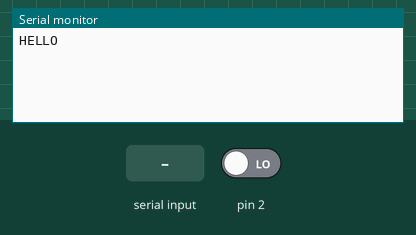
The sketch below on a simulated Arduino Uno, built with avr-gcc and run on an emulated ATmega328P. Parts: the last lines printed to the serial monitor. The test bench sets the inputs (shaded band); at power-on: pin 2 LOW.

Above: at 1.2 s.
1.3 s: "90,45\n" received over Serial
At 1.4 s:
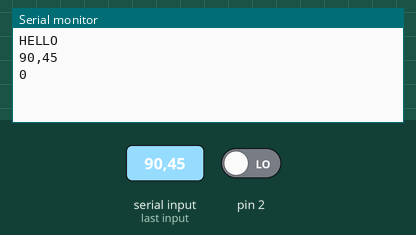
2.8 s: pin 2 driven HIGH
At 2.84 s:
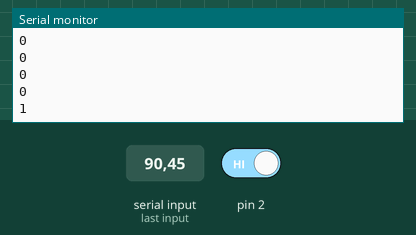

The sketch:

Geiger_Counting.ino
```cpp
const int N = 4;
long index, lastIndex, start, total;
int counter[N] = {0,0,0,0};
int mode = 0;
char buf[32];
int period; /* milliseconds per interval */
int debug = 0;

void click(void) {
  counter[index % N]++;
  total++;
}

void getPeriod(void) {
  int i, rc;
  if (debug) Serial.println("DEBUG: getPeriod()");
  for (i = 0; i < 32; i++) { /* iterate over length of buf */
    while (!Serial.available()); /* wait for data */
    buf[i] = Serial.read();
    if (buf[i] == '\n') {
      buf[i] = 0;
      sscanf(buf,"%d",&period);
      if (debug) {
        Serial.print("DEBUG: buf = ");
        Serial.println(buf);
        Serial.print("DEBUG: rc = ");
        Serial.println(rc);
        Serial.print("DEBUG: period =   ");
        Serial.println(period);
      }
      Serial.println(buf);
      return;
    }
    if (debug) {
      buf[i+1] = 0;
      Serial.print("DEBUG: buf = ");
      Serial.println(buf);
    }
  }
}

void setup() {
  Serial.begin(115200);
  Serial.println("HELLO"); /* This is a big magic number --- MATLAB waits for this on connect */
}

void loop() {
  if (mode) {
    if (Serial.available()) mode = 0; //reboot();
    index = (millis() - start) / period;
    if (debug & 2) {
      Serial.print("DEBUG: index = ");
      Serial.print(index);
      Serial.print(", ");
      Serial.print("total = ");
      Serial.println(total);
    }
    if (index > lastIndex) {
      Serial.println(counter[lastIndex % N]);
      counter[lastIndex % N] = 0;
      lastIndex = index;
    }
  } else {
    getPeriod();
    lastIndex = 0;
    start = millis();
    attachInterrupt(digitalPinToInterrupt(2),click,RISING);
    mode = 1;
  }
}
```

Measured:
- after the input at 1.3 s, the serial monitor: prints a new line at once (image 1)
- after the input at 2.8 s, the serial monitor: prints a new line at once (image 2)
